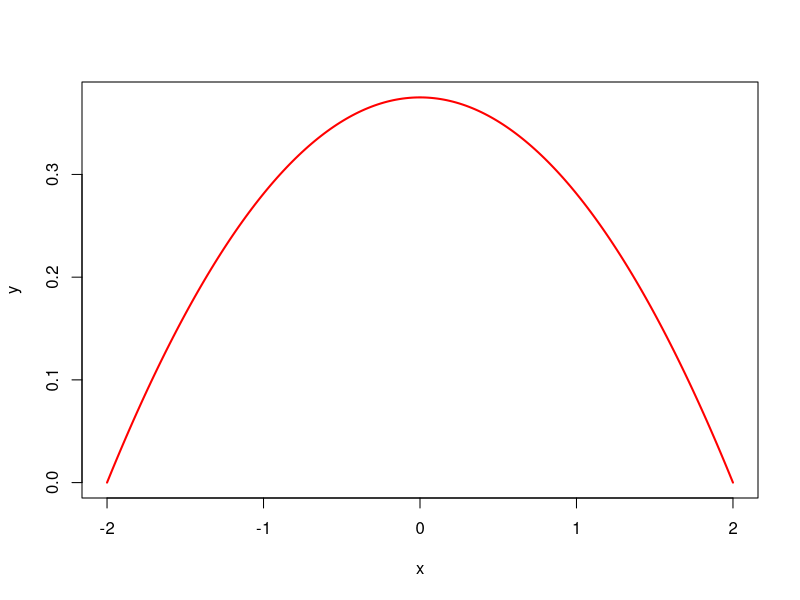
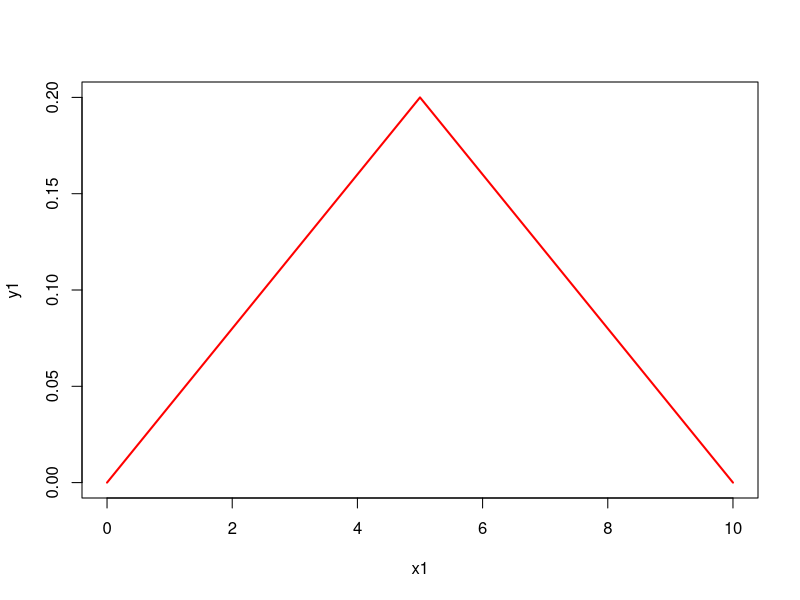

R code for these plots, in order:



#Q3 A
x=seq(-2,2,length=200)
y= 0.375-0.09375*x^2
plot(x,y,type="l",lwd=2,col="red")

#Q8 A

x1= c(0,1,2,3,4,5,6,7,8,9,10)
y1= c(0,0.04,0.08, 0.12, 0.16, 0.2,0.16, 0.12, 0.08, 0.04,0)
plot(x1,y1,type="l",lwd=2,col="red")

